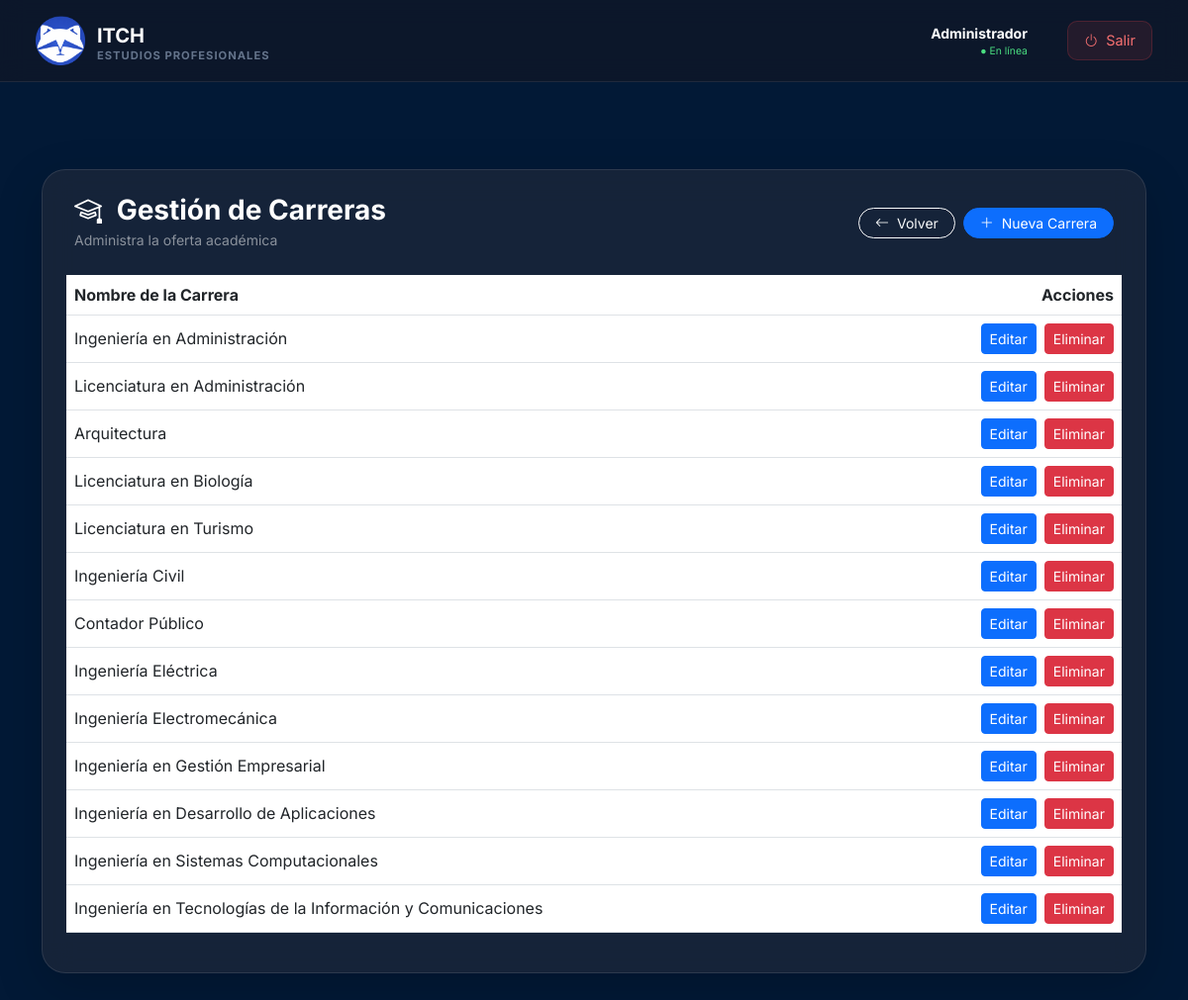
The page /admin/carreras/carreras.php (signed in) on the database its author committed.
### tables this page shows
CREATE TABLE IF NOT EXISTS carreras (
  id INT AUTO_INCREMENT PRIMARY KEY,
  nombre VARCHAR(150) NOT NULL
);

### web/admin/carreras/carreras.php (the view, shortened to what this page needs)
<?php
include("../../conexion.php");
include("../includes/header.php");
$result = mysqli_query($conexion, "SELECT * FROM carreras ORDER BY id ASC");
?>
   <link rel="stylesheet" href="../css/tablasG.css">
<div class="container py-5">
    <div class="glass-card p-4 shadow-lg">
        <div class="d-flex justify-content-between align-items-center mb-4 px-2">
            <div>
                <h3 class="fw-bold m-0"><i class="bi bi-mortarboard me-2"></i> Gestión de Carreras</h3>
                <span class="text-white-50 small">Administra la oferta académica</span>
            </div>
            <div class="d-flex gap-2">
                <a href="../inicio.php" class="btn btn-outline-light btn-sm rounded-pill px-3">
                    <i class="bi bi-arrow-left me-1"></i> Volver
                </a>
                <a href="nueva_carrera.php" class="btn btn-primary btn-sm rounded-pill px-3">
                    <i class="bi bi-plus-lg me-1"></i> Nueva Carrera
                </a>
            </div>
        </div>
        <div class="table-responsive">
            <table class="table align-middle">
                <thead>
                    <tr>
                        <th>Nombre de la Carrera</th>
                        <th class="text-end">Acciones</th>
                    </tr>
                </thead>
                <tbody>
                <?php while($row = mysqli_fetch_assoc($result)): ?>
                    <tr>
                        <td><?= htmlspecialchars($row['nombre']) ?></td>
                        <td class="text-end">
                            <div class="d-flex gap-2 justify-content-end">
                                <a href="editar_carrera.php?id=<?= $row['id'] ?>" class="btn btn-primary btn-sm">Editar</a>
                                <button type="button" class="btn btn-danger btn-sm" onclick="eliminarCarrera(<?= $row['id'] ?>)">
                                    Eliminar
                                </button>
                            </div>
                        </td>
                    </tr>
                <?php endwhile; ?>
                </tbody>
            </table>
        </div>
    </div>
</div>

### web/admin/css/tablasG.css (style rules this page uses)
.glass-card { background: #1e293bb3; backdrop-filter: blur(15px); border: 1px solid #ffffff1a; border-radius: 24px; color: white; }

### web/admin/includes/header.php (style rules this page uses)
body { background: radial-gradient(circle at top right, #021936, #021936); min-height: 100vh; font-family: 'Inter', sans-serif; color: #f8fafc; }

### rows shown on the page
carreras: nombre "Ingeniería en Administración"
carreras: nombre "Licenciatura en Administración"
carreras: nombre "Arquitectura"
carreras: nombre "Licenciatura en Biología"
carreras: nombre "Licenciatura en Turismo"
carreras: nombre "Ingeniería Civil"
carreras: nombre "Contador Público"
carreras: nombre "Ingeniería Eléctrica"
carreras: nombre "Ingeniería Electromecánica"
carreras: nombre "Ingeniería en Gestión Empresarial"
carreras: nombre "Ingeniería en Desarrollo de Aplicaciones"
carreras: nombre "Ingeniería en Sistemas Computacionales"
carreras: nombre "Ingeniería en Tecnologías de la Información y Comunicaciones"
